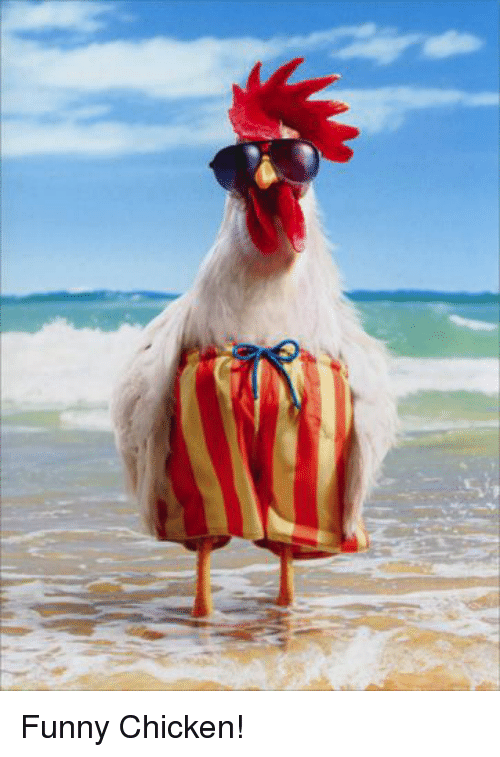
#> input picture Feature engineering/funny-chicken.png, 500 x 757 px, found by its file name
$ jupyter execute Untitled1.ipynb
#> lines starting #> are read from the running program, lines starting #| are printed output that depends on the picture
[cell 1]
import cv2 as cv

filename = "/Users/rawassizadeh/EVERYTHING/Work/TEACHING/CS 688_WebAnalyticsMining/toGithub/Session 6/funny-chicken.png"
img = cv.imread(filename)
#> img is the input picture: shape (757, 500, 3); mean B, G, R 178.8, 169.6, 167.4
print(img)
#> (printed output is left out)
print("-------------")
hog = cv.HOGDescriptor()
h = hog.compute(img)
print(h)
#> (printed output is left out)

[cell 2]
import cv2
import numpy as np

img = cv2.imread("/Users/rawassizadeh/EVERYTHING/Work/TEACHING/CS 688_WebAnalyticsMining/toGithub/Session 6/funny-chickenR.png")
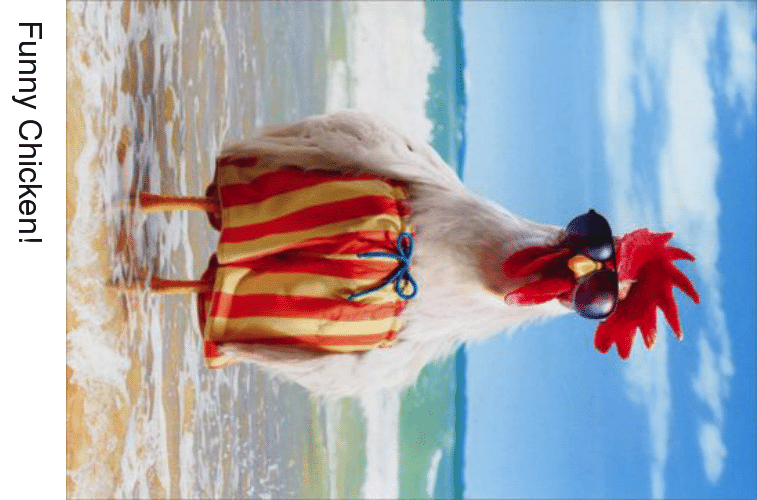
#> input picture Feature engineering/funny-chickenR.png, 757 x 500 px, found by its file name
#> img is the input picture: shape (500, 757, 3); mean B, G, R 178.8, 169.6, 167.4
gray= cv2.cvtColor(img,cv2.COLOR_BGR2GRAY)
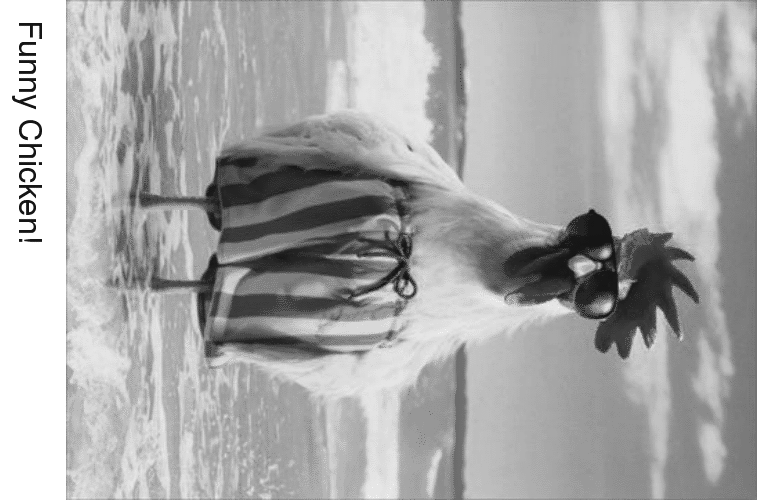
#> gray: shape (500, 757); min 21, max 255, mean 170


sift = cv2.xfeatures2d.SIFT_create()
kp = sift.detect(gray,None)
#> kp = 1101 keypoints; strongest (x, y, size): (20, 156, 2.3), (34, 54, 2.3), (34, 43, 2.3), (40, 186, 2.3)
img = cv2.drawKeypoints(gray,kp, None, flags=cv2.DRAW_MATCHES_FLAGS_DRAW_RICH_KEYPOINTS)
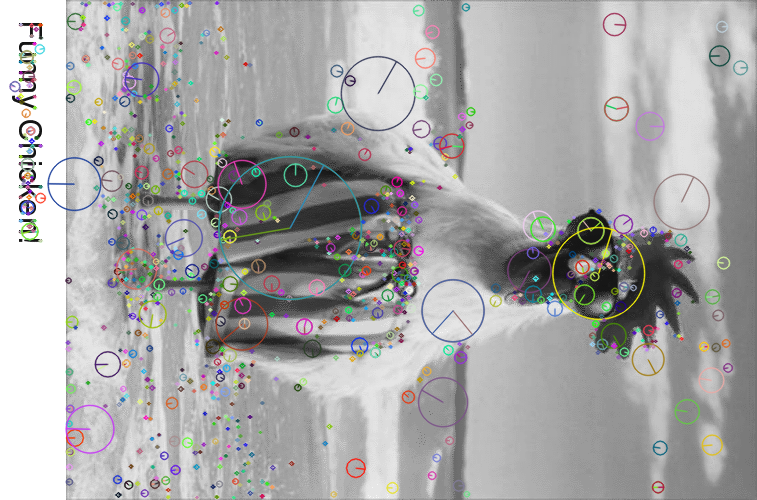
#> img: shape (500, 757, 3); mean of channels 0, 1, 2 168.3, 168.5, 169; drawn as B, G, R

cv2.imwrite("/Users/rawassizadeh/EVERYTHING/Work/TEACHING/CS 688_WebAnalyticsMining/toGithub/Session 6/funny-chicken-siftedR.png",img)
#> Out = True
